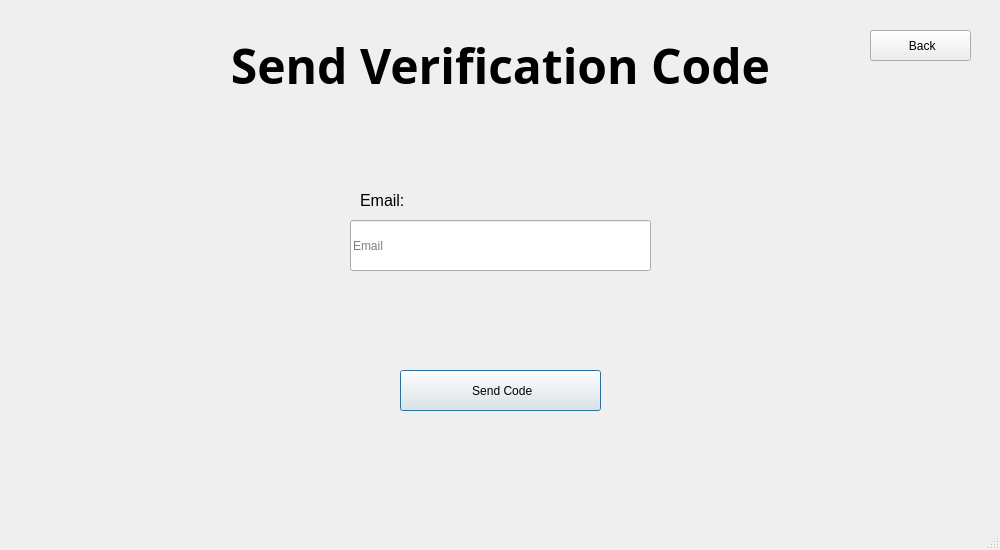
<?xml version="1.0" encoding="UTF-8"?>
<ui version="4.0">
 <class>IdanCloud</class>
 <widget class="QMainWindow" name="IdanCloud">
  <property name="geometry">
   <rect>
    <x>0</x>
    <y>0</y>
    <width>1000</width>
    <height>550</height>
   </rect>
  </property>
  <property name="acceptDrops">
   <bool>false</bool>
  </property>
  <property name="windowTitle">
   <string>IdanCloud</string>
  </property>
  <property name="styleSheet">
   <string notr="true"/>
  </property>
  <widget class="QWidget" name="centralwidget">
   <widget class="QLabel" name="label">
    <property name="geometry">
     <rect>
      <x>80</x>
      <y>40</y>
      <width>841</width>
      <height>51</height>
     </rect>
    </property>
    <property name="font">
     <font>
      <family>Trebuchet MS</family>
      <pointsize>36</pointsize>
      <bold>true</bold>
     </font>
    </property>
    <property name="layoutDirection">
     <enum>Qt::LayoutDirection::LeftToRight</enum>
    </property>
    <property name="styleSheet">
     <string notr="true">.btn {
    margin: 1rem;
    font-size: 1.2rem;
    color: var(--text);
    padding: 0.7rem 2rem;
    border-radius: 30em;
    border-style: none;
    text-transform: uppercase;
    letter-spacing: 2px;
    background-color: transparent;
    box-shadow: 1px 1px 10px #000000;
    transition: all .3s ease;
    opacity: 0.8;
}</string>
    </property>
    <property name="text">
     <string>Send Verification Code</string>
    </property>
    <property name="scaledContents">
     <bool>true</bool>
    </property>
    <property name="alignment">
     <set>Qt::AlignmentFlag::AlignCenter</set>
    </property>
   </widget>
   <widget class="QWidget" name="gridLayoutWidget">
    <property name="geometry">
     <rect>
      <x>0</x>
      <y>0</y>
      <width>2</width>
      <height>2</height>
     </rect>
    </property>
    <layout class="QGridLayout" name="gridLayout"/>
   </widget>
   <widget class="QLineEdit" name="email">
    <property name="geometry">
     <rect>
      <x>350</x>
      <y>220</y>
      <width>301</width>
      <height>51</height>
     </rect>
    </property>
    <property name="alignment">
     <set>Qt::AlignmentFlag::AlignLeading|Qt::AlignmentFlag::AlignLeft|Qt::AlignmentFlag::AlignVCenter</set>
    </property>
    <property name="placeholderText">
     <string>Email</string>
    </property>
   </widget>
   <widget class="QLabel" name="email_label">
    <property name="geometry">
     <rect>
      <x>360</x>
      <y>190</y>
      <width>211</width>
      <height>21</height>
     </rect>
    </property>
    <property name="text">
     <string>&lt;html&gt;&lt;head/&gt;&lt;body&gt;&lt;p&gt;&lt;span style=&quot; font-size:12pt;&quot;&gt;Email:&lt;/span&gt;&lt;/p&gt;&lt;/body&gt;&lt;/html&gt;</string>
    </property>
    <property name="alignment">
     <set>Qt::AlignmentFlag::AlignLeading|Qt::AlignmentFlag::AlignLeft|Qt::AlignmentFlag::AlignVCenter</set>
    </property>
   </widget>
   <widget class="QPushButton" name="back_button">
    <property name="geometry">
     <rect>
      <x>870</x>
      <y>30</y>
      <width>101</width>
      <height>31</height>
     </rect>
    </property>
    <property name="styleSheet">
     <string notr="true"/>
    </property>
    <property name="text">
     <string> Back</string>
    </property>
    <property name="iconSize">
     <size>
      <width>20</width>
      <height>20</height>
     </size>
    </property>
   </widget>
   <widget class="QPushButton" name="send_code_button">
    <property name="geometry">
     <rect>
      <x>400</x>
      <y>370</y>
      <width>201</width>
      <height>41</height>
     </rect>
    </property>
    <property name="styleSheet">
     <string notr="true"/>
    </property>
    <property name="text">
     <string> Send Code</string>
    </property>
    <property name="iconSize">
     <size>
      <width>20</width>
      <height>20</height>
     </size>
    </property>
    <property name="default">
     <bool>true</bool>
    </property>
   </widget>
   <widget class="QLabel" name="message">
    <property name="geometry">
     <rect>
      <x>0</x>
      <y>300</y>
      <width>1001</width>
      <height>51</height>
     </rect>
    </property>
    <property name="text">
     <string/>
    </property>
    <property name="alignment">
     <set>Qt::AlignmentFlag::AlignCenter</set>
    </property>
   </widget>
  </widget>
  <widget class="QStatusBar" name="statusbar"/>
 </widget>
 <resources/>
 <connections/>
</ui>
